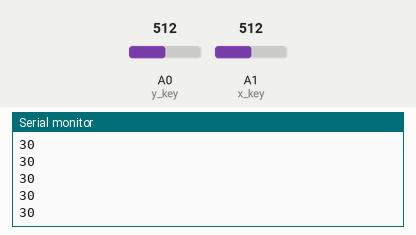
Recording of a sketch running on a simulated Arduino Uno, built with avr-gcc and run on an emulated ATmega328P. On the bench: the last lines printed to the serial monitor. The inputs (shaded band) are chosen by the test bench; at power-on: A0 (y_key) = 512, A1 (x_key) = 512.

Above: at 1.2 s.
1.3 s: A0 (y_key) set to 716
At 2.4 s:
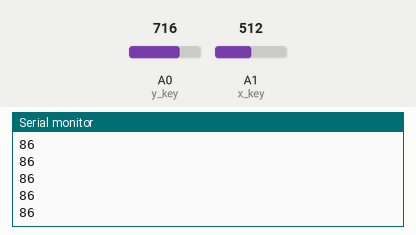
2.8 s: A1 (x_key) set to 716
At 3.4 s:
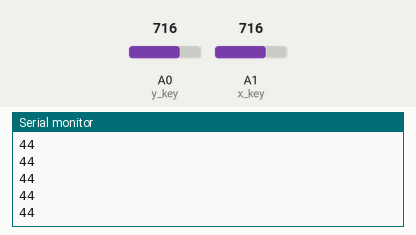
4.3 s: A0 (y_key) set to 900
At 5.1 s:
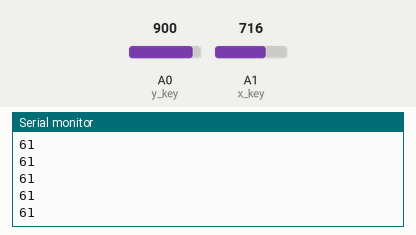
5.8 s: A1 (x_key) set to 900
At 6.6 s:
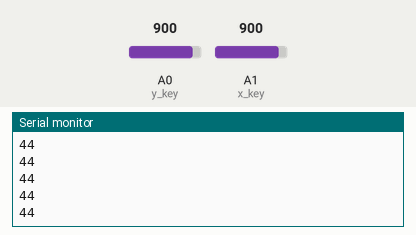
Timing chart, 0 to 8.3 s (numbered marks = the images above; inputs shaded):
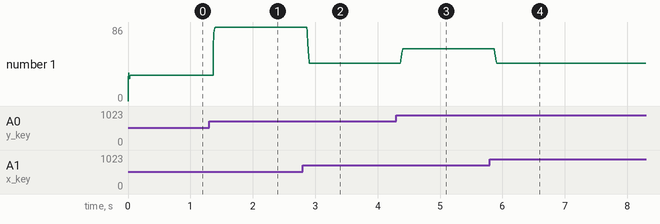

Measured:
- after the input at 1.3 s, the serial monitor: prints a new line after 0.07 s (image 1)
- after the input at 2.8 s, the serial monitor: prints a new line after 0.07 s (image 2)
- after the input at 4.3 s, the serial monitor: prints a new line after 0.07 s (image 3)
- after the input at 5.8 s, the serial monitor: prints a new line after 0.07 s (image 4)
- plotted number 1: 30 → 86 after the input at 1.3 s, 86 → 44 after the input at 2.8 s

The sketch:

Joystick_Testing_Code.ino
```cpp
//For Joystick
int y_key = A0;
int y_pos;
int x_key = A1;
int x_pos;

int Neutral_Bias_X = 500;
int Neutral_Bias_Y = 505;
//For Serial Command
char rx_byte = 0;

// Smoothing out the data Setup
const int numReadings = 10;

int x_pos_readings[numReadings];      // the readings from the analog input for x position
int y_pos_readings[numReadings];      // the readings from the analog input for y position
int readIndex = 0;              // the index of the current reading
int Xtotal = 0;                  // the running total for X position Values
int Ytotal = 0;                  // the running total for Y position Values
int Xaverage = 0;                // the average for X Position
int Yaverage = 0;                // the average for Y Position

void setup() {
  Serial.begin(9600);  //Set up Serial Monitor for reading
  //Initialize all readings to 0 for smoothing of input data
  for (int thisReading = 0; thisReading < numReadings; thisReading++) {
    x_pos_readings[thisReading] = 0;
  }
  for (int thisReading = 0; thisReading < numReadings; thisReading++) {
    y_pos_readings[thisReading] = 0;
  }
  //Joystick Control
  pinMode(y_key,INPUT);
  pinMode(x_key,INPUT);

}

void loop() {
  ////////// Acquisition and Smoothing of Joystick Data ////////
  //  Subtract the last reading
  Xtotal = Xtotal - x_pos_readings[readIndex];
  Ytotal = Ytotal - y_pos_readings[readIndex];

  //  Take a reading from the sensor
  y_pos_readings[readIndex] = analogRead(y_key)- Neutral_Bias_Y;
  x_pos_readings[readIndex] = analogRead(x_key)- Neutral_Bias_X;

  //  Add the newest reading to the total for both X and Y components
  Xtotal = Xtotal + x_pos_readings[readIndex];
  Ytotal = Ytotal + y_pos_readings[readIndex];

  //Move forward to the next element in the array
  readIndex = readIndex + 1;

  // if at the end of the array
  if(readIndex >= numReadings){
    //Start back again at the beginning
    readIndex = 0;
  }

  //Calclate the running averages for X and Y positions on Joystick
  Xaverage = Xtotal / numReadings;
  Yaverage = Ytotal / numReadings;
  int angle = (180/PI)*atan2(Yaverage,Xaverage);
//  Serial.println(y_pos);
//  Serial.println(x_pos);
  Serial.println(angle);
//int y_signal = map(y_pos,0,1023,1100,1900);
//int x_signal = map(x_pos,0,1023,1100,1900);
//int right_signal;
//int left_signal;
//
//  Limit_Motor_Signal(y_signal);
//  Limit_Motor_Signal(x_signal);


}

void Read_Serial_Monitor(){
    if (Serial.available() > 0) {    // is a character available?
      rx_byte = Serial.read();       // get the character
    }
}

void Limit_Motor_Signal(int x){
  if(x >= 1900){
    x = 1900;
  }
  if(x <= 1100){
    x = 1100;
  }

}
```
